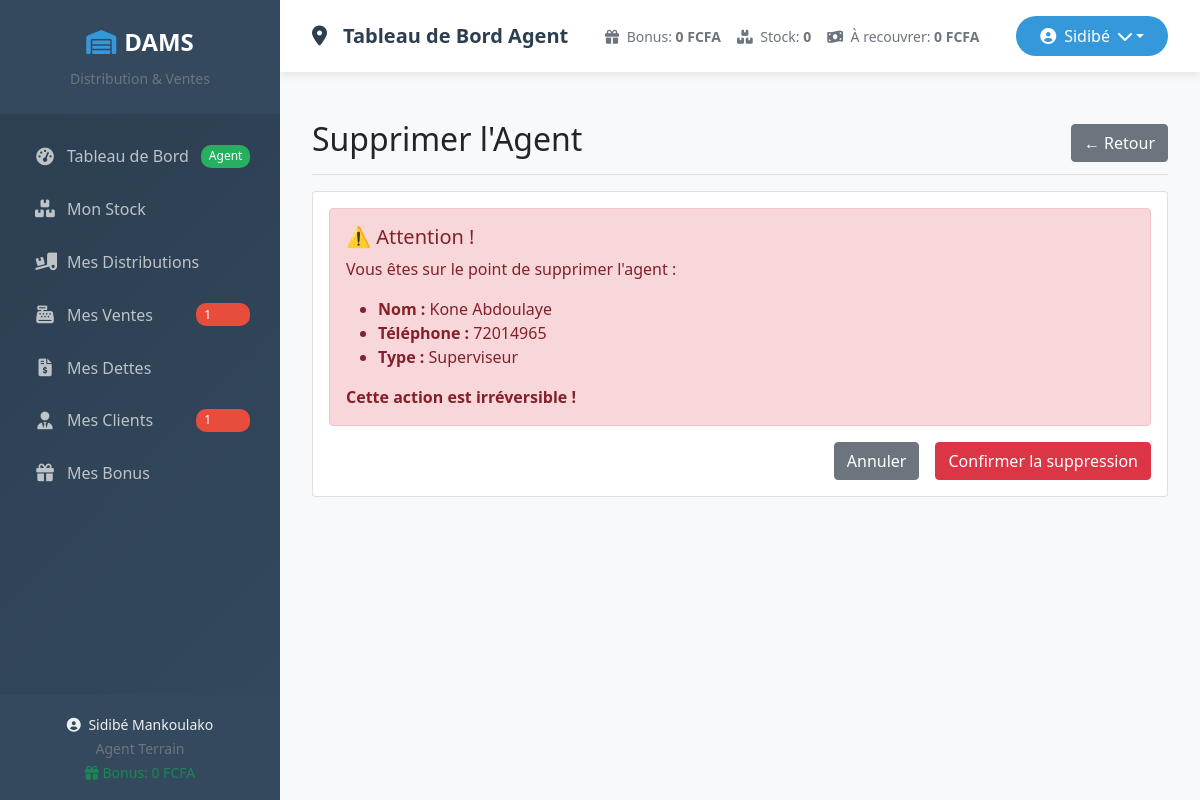
Page /agents/supprimer/2/ (signed in) on the committed database.
### core/models.py (models this page shows, shortened)
class BonusAgent(models.Model):
    agent = models.OneToOneField(
        Agent,
        on_delete=models.CASCADE,
        related_name='bonus'
    )
    nombre_produits_recouverts = models.PositiveIntegerField(default=0)
    total_bonus = models.DecimalField(max_digits=10, decimal_places=2, default=0)
    date_mise_a_jour = models.DateTimeField(auto_now=True)

class Agent(models.Model):
    TYPE_AGENT_CHOICES = (
        ('direction', 'Direction'),
        ('entrepot', 'Superviseur'),
        ('terrain', 'Agent'),
    )
    user = models.OneToOneField(User, on_delete=models.CASCADE)
    type_agent = models.CharField(max_length=50, choices=TYPE_AGENT_CHOICES)
    telephone = models.CharField(max_length=50, blank=True, null=True)

### core/views.py (the view)
# urls.py: path('agents/supprimer/<int:agent_id>/', views.supprimer_agent, name='supprimer_agent'),
@login_required
def supprimer_agent(request, agent_id):
    agent = get_object_or_404(Agent, id=agent_id)
    if request.method == 'POST':
        agent.user.delete()
        return redirect('liste_agents')
    return render(request, 'core/agents/supprimer_agent.html', {'agent': agent})

### core/templates/core/agents/supprimer_agent.html (shortened to what this page needs)
{% extends 'base.html' %}
{% block content %}
<div class="d-flex justify-content-between flex-wrap flex-md-nowrap align-items-center pt-3 pb-2 mb-3 border-bottom">
    <h1 class="h2">Supprimer l'Agent</h1>
    <a href="{% url 'liste_agents' %}" class="btn btn-secondary">← Retour</a>
</div>
<div class="card">
    <div class="card-body">
        <div class="alert alert-danger">
            <h5>⚠️ Attention !</h5>
            <p>Vous êtes sur le point de supprimer l'agent :</p>
            <ul>
                <li><strong>Nom :</strong> {{ agent.user.first_name }} {{ agent.user.last_name }}</li>
                <li><strong>Téléphone :</strong> {{ agent.telephone }}</li>
                <li><strong>Type :</strong> {{ agent.get_type_agent_display }}</li>
            </ul>
            <p class="mb-0"><strong>Cette action est irréversible !</strong></p>
        </div>
        <form method="post">
            <div class="d-grid gap-2 d-md-flex justify-content-md-end">
                <a href="{% url 'liste_agents' %}" class="btn btn-secondary me-md-2">Annuler</a>
                <button type="submit" class="btn btn-danger">Confirmer la suppression</button>
            </div>
        </form>
    </div>
</div>
{% endblock %}

### core/templates/base.html (shortened to what this page needs)
<!DOCTYPE html>
<html lang="fr">
<head>
    <link href="https://cdn.jsdelivr.net/npm/bootstrap@5.1.3/dist/css/bootstrap.min.css" rel="stylesheet">
    <link rel="stylesheet" href="https://cdnjs.cloudflare.com/ajax/libs/font-awesome/6.0.0/css/all.min.css">
</head>
<body>
    <div class="container-fluid p-0">
        <div class="row g-0">
            <div class="sidebar d-flex flex-column" id="sidebar">
                <div class="sidebar-header">
                    <a href="{% if request.user.agent.type_agent == 'terrain' %}{% url 'dashboard_agent' %}{% endif %}"
                       class="sidebar-brand">
                        <i class="fas fa-warehouse"></i>
                        <span>DAMS</span>
                    </a>
                    <small class="text-muted mt-2 d-block">Distribution & Ventes</small>
                </div>
                <div class="sidebar-nav">
                    {% if request.user.agent.type_agent == 'terrain' %}
                    <div class="nav flex-column">
                        <a class="nav-link {% if request.resolver_match.url_name == 'dashboard_agent' %}active{% endif %}"
                           href="{% url 'dashboard_agent' %}">
                            <i class="fas fa-tachometer-alt"></i>
                            <span>Tableau de Bord</span>
                            <span class="agent-badge">Agent</span>
                        </a>
                        <a class="nav-link {% if request.resolver_match.url_name == 'mon_stock' %}active{% endif %}"
                           href="{% url 'mon_stock' %}">
                            <i class="fas fa-boxes"></i>
                            <span>Mon Stock</span>
                        </a>
                        <a class="nav-link {% if request.resolver_match.url_name == 'mes_distributions' %}active{% endif %}"
                           href="{% url 'mes_distributions' %}">
                            <i class="fas fa-truck-loading"></i>
                            <span>Mes Distributions</span>
                        </a>
                        <a class="nav-link {% if request.resolver_match.url_name in 'enregistrer_vente,liste_ventes,detail_vente' %}active{% endif %}"
                           href="{% url 'liste_ventes' %}">
                            <i class="fas fa-cash-register"></i>
                            <span>Mes Ventes</span>
                            {% if mes_ventes_count %}
                            <span class="nav-badge">{{ mes_ventes_count }}</span>
                            {% endif %}
                        </a>
                        <a class="nav-link {% if request.resolver_match.url_name in 'liste_dettes,detail_dette,enregistrer_paiement_dette,creer_dette' %}active{% endif %}"
                           href="{% url 'liste_dettes' %}">
                            <i class="fas fa-file-invoice-dollar"></i>
                            <span>Mes Dettes</span>
                        </a>
                        <a class="nav-link {% if request.resolver_match.url_name in 'liste_clients,ajouter_client,modifier_client,detail_client' %}active{% endif %}"
                           href="{% url 'liste_clients' %}">
                            <i class="fas fa-user-tie"></i>
                            <span>Mes Clients</span>
                            {% if mes_clients_count %}
                            <span class="nav-badge">{{ mes_clients_count }}</span>
                            {% endif %}
                        </a>
                        <a class="nav-link {% if request.resolver_match.url_name == 'consulter_bonus' %}active{% endif %}"
                           href="{% url 'consulter_bonus' %}">
                            <i class="fas fa-gift"></i>
                            <span>Mes Bonus</span>
                        </a>
                    </div>
                    {% endif %}
                </div>
                <div class="sidebar-footer">
                    <div class="user-info text-center">
                        <small>
                            <i class="fas fa-user-circle me-1"></i>
                            {{ request.user.get_full_name|default:request.user.username }}
                        </small>
                        <br>
                        <small class="text-muted">
                            {% if request.user.agent.type_agent == 'direction' %}
                                Direction
                            {% elif request.user.agent.type_agent == 'entrepot' %}
                                Superviseur
                            {% else %}
                                Agent Terrain
                            {% endif %}
                        </small>
                        {% if request.user.agent and request.user.agent.type_agent == 'terrain' %}
                        <br>
                        <small class="text-success">
                            <i class="fas fa-gift"></i>
                            Bonus: {{ request.user.agent.bonus.total_bonus|default:0|floatformat:0 }} FCFA
                        </small>
                        {% endif %}
                    </div>
                </div>
            </div>
            <div class="main-content" id="mainContent">
                <nav class="navbar navbar-custom">
                    <div class="container-fluid">
                        <div class="d-flex justify-content-between align-items-center w-100 flex-wrap gap-2">
                            <span class="navbar-brand-custom">
                                <i class="fas
                                    {% if 'dashboard' in request.resolver_match.url_name %}fa-tachometer-alt
                                    {% elif 'vente' in request.resolver_match.url_name %}fa-cash-register
                                    {% elif 'dette' in request.resolver_match.url_name %}fa-file-invoice-dollar
                                    {% elif 'client' in request.resolver_match.url_name %}fa-user-tie
                                    {% elif 'bonus' in request.resolver_match.url_name %}fa-gift
                                    {% else %}fa-map-marker-alt{% endif %}
                                    me-2"></i>
                                {% block page_title %}
                                    {% if request.user.agent.type_agent == 'terrain' %}
                                        Tableau de Bord Agent
                                    {% else %}
                                        Tableau de Bord
                                    {% endif %}
                                {% endblock %}
                            </span>
                            {% if request.user.agent.type_agent == 'terrain' %}
                            <div class="d-flex gap-3 flex-wrap">
                                <small class="text-muted">
                                    <i class="fas fa-gift me-1"></i>
                                    Bonus: <strong>{{ request.user.agent.bonus.total_bonus|default:0|floatformat:0 }} FCFA</strong>
                                </small>
                                <small class="text-muted">
                                    <i class="fas fa-boxes me-1"></i>
                                    Stock: <strong>{{ mes_stock_disponible|default:0 }}</strong>
                                </small>
                                <small class="text-muted">
                                    <i class="fas fa-money-bill-wave me-1"></i>
                                    À recouvrer: <strong>{{ mes_montant_recouvrer|default:0 }} FCFA</strong>
                                </small>
                            </div>
                            {% endif %}
                            <div class="dropdown user-dropdown">
                                <button class="btn dropdown-toggle d-flex align-items-center"
                                        type="button"
                                        data-bs-toggle="dropdown">
                                    <i class="fas fa-user-circle me-2"></i>
                                    {{ request.user.first_name }}
                                    <i class="fas fa-chevron-down ms-2"></i>
                                </button>
                            </div>
                        </div>
                    </div>
                </nav>
                <div class="content-wrapper">
                    {% block content %}{% endblock %}
                </div>
            </div>
        </div>
    </div>
</body>
</html>

### core/templates/base.html (style rules this page uses)
:root { --primary-color: #2c3e50; --secondary-color: #34495e; --accent-color: #3498db; --hover-color: #2980b9; --text-light: #ecf0f1; --border-color: #34495e; }
body { font-family: 'Segoe UI', Tahoma, Geneva, Verdana, sans-serif; background-color: #f8f9fa; overflow-x: hidden; }
.sidebar { min-height: 100vh; background: linear-gradient(135deg, var(--primary-color) 0%, var(--secondary-color) 100%); color: var(--text-light); position: fixed; left: 0; top: 0; width: 280px; z-index: 1000; transition: transform 0.3s ease; overflow-y: auto; }
.sidebar-header { padding: 1.5rem 1rem; border-bottom: 1px solid var(--border-color); text-align: center; position: sticky; top: 0; background: var(--secondary-color); z-index: 1001; }
.sidebar-brand { font-size: 1.5rem; font-weight: 700; color: white; text-decoration: none; display: flex; align-items: center; justify-content: center; gap: 0.5rem; }
.sidebar-brand i { color: var(--accent-color); }
.sidebar-nav { padding: 1rem 0; height: calc(100vh - 200px); overflow-y: auto; }
.nav-link { color: #bdc3c7; padding: 0.8rem 1.5rem; margin: 0.1rem 0.5rem; border-radius: 0.5rem; transition: all 0.3s ease; display: flex; align-items: center; gap: 0.75rem; font-weight: 500; text-decoration: none; border-left: 3px solid transparent; position: relative; }
.nav-link i { width: 20px; text-align: center; font-size: 1.1rem; flex-shrink: 0; }
.nav-link span { flex-grow: 1; white-space: nowrap; overflow: hidden; text-overflow: ellipsis; }
.nav-badge { background: #e74c3c; color: white; border-radius: 10px; padding: 0.15rem 0.5rem; font-size: 0.75rem; margin-left: auto; flex-shrink: 0; }
.agent-badge { background: #27ae60; color: white; border-radius: 10px; padding: 0.15rem 0.5rem; font-size: 0.75rem; margin-left: auto; flex-shrink: 0; }
.main-content { margin-left: 280px; min-height: 100vh; background-color: #f8f9fa; width: calc(100% - 280px); transition: margin-left 0.3s ease; }
.navbar-custom { background: white; box-shadow: 0 2px 10px rgba(0,0,0,0.1); padding: 1rem 2rem; position: sticky; top: 0; z-index: 999; width: 100%; }
.navbar-brand-custom { font-weight: 600; color: var(--primary-color); font-size: 1.25rem; display: flex; align-items: center; gap: 0.5rem; }
.user-dropdown .dropdown-toggle { border: none; background: var(--accent-color); color: white; border-radius: 25px; padding: 0.5rem 1.5rem; font-weight: 500; transition: all 0.3s ease; white-space: nowrap; }
.content-wrapper { padding: 2rem; animation: fadeIn 0.5s ease-in; min-height: calc(100vh - 80px); }
.sidebar-footer { padding: 1rem; border-top: 1px solid var(--border-color); position: absolute; bottom: 0; left: 0; right: 0; background: var(--secondary-color); }

### rows in the picture
Agent: user.first_name "Kone", user.last_name "Abdoulaye", telephone "72014965", type_agent "Superviseur"

### other values in the picture
{{ mes_ventes_count }} "1"
{{ mes_clients_count }} "1"
{{ request.user.get_full_name|default:request.user.username }} "Sidibé Mankoulako"
{{ request.user.agent.bonus.total_bonus|default:0|floatformat:0 }} "0"
{{ mes_stock_disponible|default:0 }} "0"
{{ mes_montant_recouvrer|default:0 }} "0"
{{ request.user.first_name }} "Sidibé"
